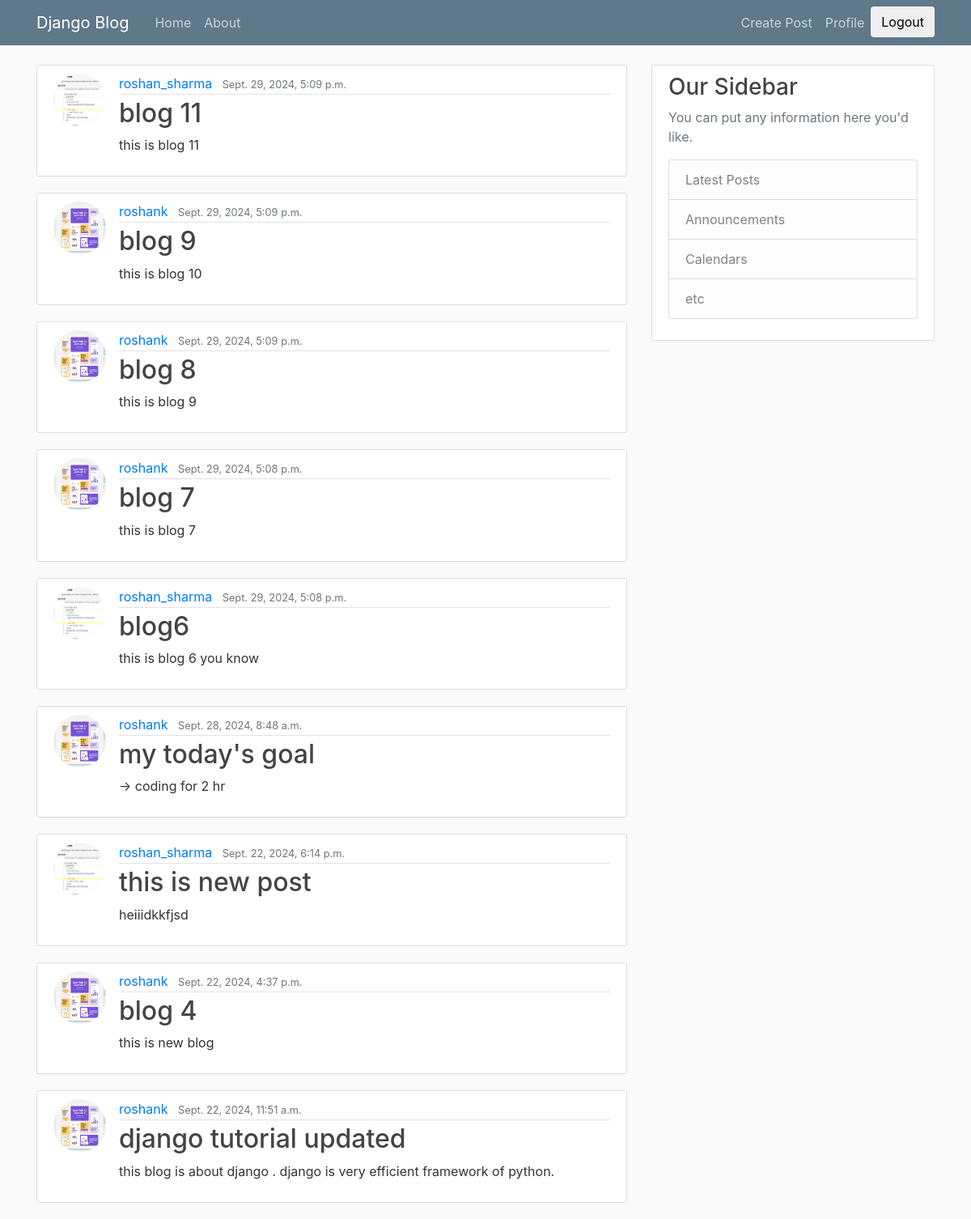
Screenshot of /blog/ (signed in) with the database file from the repository.
### blog/models.py (models this page shows, shortened)
class Post(models.Model):
    title = models.CharField(max_length=150)
    author = models.ForeignKey(User, on_delete=models.CASCADE)
    content = models.TextField()
    date_posted = models.DateTimeField(default=timezone.now)

### users/models.py (models this page shows, shortened)
class Profile(models.Model):
    user = models.OneToOneField(User, on_delete=models.CASCADE)
    image = models.ImageField(default='default.jpg', upload_to='profile_pics')

### blog/views.py (the view)
# urls.py: path('', PostListView.as_view(), name='blog-home'),
class PostListView(LoginRequiredMixin, ListView):
    model= Post
    template_name = 'blog/home.html'
    context_object_name = 'posts'
    ordering = ['-date_posted'] # we can order with the date_posted

### blog/templates/blog/home.html
{% extends "blog/base.html" %} {% block content%} {% for post in posts %}
<article class="media content-section">
  <img
    class="rounded-circle article-img"
    src="{{post.author.profile.image.url}}"
  />
  <div class="media-body">
    <div class="article-metadata">
      <a class="mr-2" href="{{ post.author }}">{{ post.author }}</a>
      <small class="text-muted">{{ post.date_posted }}</small>
    </div>
    <h2>
      <a class="article-title" href="{% url 'post-detail' post.id %}"
        >{{ post.title }}</a
      >
    </h2>
    <p class="article-content">{{ post.content }}</p>
  </div>
</article>
{% endfor %} {% endblock content%}

### blog/templates/blog/base.html (shortened to what this page needs)
{% load static %}
<!DOCTYPE html>
<html lang="en">
  <head>
    <link rel="stylesheet" href="https://cdn.jsdelivr.net/npm/bootstrap@4.0.0/dist/css/bootstrap.min.css">
    <link rel="stylesheet" href="{% static 'blog/main.css' %}">
  </head>
  <body>
    <header class="site-header">
      <nav class="navbar navbar-expand-md navbar-dark bg-steel fixed-top">
        <div class="container">
          <a class="navbar-brand mr-4" href="{% url 'blog-home' %}">Django Blog</a>
          <div class="collapse navbar-collapse" id="navbarToggle">
            <div class="navbar-nav mr-auto">
              <a class="nav-item nav-link" href="{% url 'blog-home' %}">Home</a>
              <a class="nav-item nav-link" href="{% url 'blog-about' %}">About</a>
            </div>
            <div class="navbar-nav">
              {% if user.is_authenticated %}
              <a class="nav-item nav-link" href="{% url 'create-post' %}">Create Post</a>
                <a class="nav-item nav-link" href="{% url 'profile' %}">Profile</a>
                <form method="POST" action="{% url 'logout' %}">
                  <button type="submit" class="btn ">Logout</button>
                </form>
              {% else %}
                <a class="nav-item nav-link" href="{% url 'login' %}">Login</a>
                <a class="nav-item nav-link" href="{% url 'register' %}">Register</a>
              {% endif %}
            </div>
          </div>
        </div>
      </nav>
    </header>
    <main role="main" class="container">
        <div class="row">
          <div class="col-md-8">
            {% block content %}{% endblock %}
          </div>
          <div class="col-md-4">
            <div class="content-section">
              <h3>Our Sidebar</h3>
              <p class='text-muted'>You can put any information here you'd like.
                <ul class="list-group">
                  <li class="list-group-item list-group-item-light">Latest Posts</li>
                  <li class="list-group-item list-group-item-light">Announcements</li>
                  <li class="list-group-item list-group-item-light">Calendars</li>
                  <li class="list-group-item list-group-item-light">etc</li>
                </ul>
              </p>
            </div>
          </div>
        </div>
      </main>
  </body>
</html>

### blog/static/blog/main.css (style rules this page uses)
body { background: #fafafa; color: #333333; margin-top: 5rem; }
h1, h2, h3, h4, h5, h6 { color: #444444; }
ul { margin: 0; }
.bg-steel { background-color: #5f788a; }
.site-header .navbar-nav .nav-link { color: #cbd5db; }
.content-section { background: #ffffff; padding: 10px 20px; border: 1px solid #dddddd; border-radius: 3px; margin-bottom: 20px; }
.article-title { color: #444444; }
.article-content { white-space: pre-line; }
.article-img { height: 65px; width: 65px; margin-right: 16px; }
.article-metadata { padding-bottom: 1px; margin-bottom: 4px; border-bottom: 1px solid #e3e3e3; }

### rows the page displays
Post: author.profile.image (picture), author "roshan_sharma", date_posted "Sept. 29, 2024, 5:09 p.m.", title "blog 11", content "this is blog 11"
Post: author.profile.image (picture), author "roshank", date_posted "Sept. 29, 2024, 5:09 p.m.", title "blog 9", content "this is blog 10"
Post: author.profile.image (picture), author "roshank", date_posted "Sept. 29, 2024, 5:09 p.m.", title "blog 8", content "this is blog 9"
Post: author.profile.image (picture), author "roshank", date_posted "Sept. 29, 2024, 5:08 p.m.", title "blog 7", content "this is blog 7"
Post: author.profile.image (picture), author "roshan_sharma", date_posted "Sept. 29, 2024, 5:08 p.m.", title "blog6", content "this is blog 6 you know"
Post: author.profile.image (picture), author "roshank", date_posted "Sept. 28, 2024, 8:48 a.m.", title "my today's goal", content "-> coding for 2 hr"
Post: author.profile.image (picture), author "roshan_sharma", date_posted "Sept. 22, 2024, 6:14 p.m.", title "this is new post", content "heiiidkkfjsd"
Post: author.profile.image (picture), author "roshank", date_posted "Sept. 22, 2024, 4:37 p.m.", title "blog 4", content "this is new blog"
Post: author.profile.image (picture), author "roshank", date_posted "Sept. 22, 2024, 11:51 a.m.", title "django tutorial updated", content "this blog is about django . django is very efficient framework of python."
